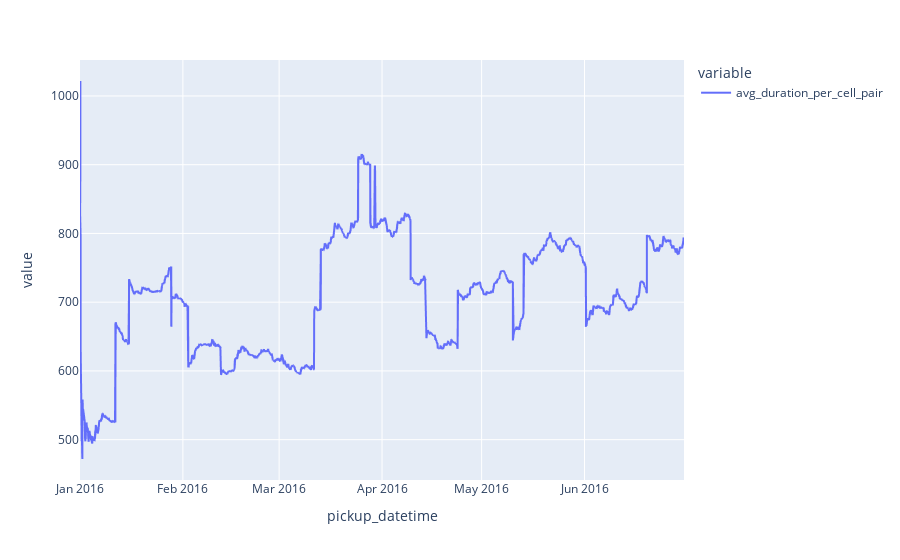

Source (notebook cell):
### Markdown cell above
One issue with averages is that they hide the magnitude of the denominator. For instance, if we have a single trip in a cell pair that lasted 10 hours, the average duration will be 10 hours, even if all other trips lasted 10 minutes on average. This is a problem because we want to predict the duration of each trip, not the average duration of all trips.

Even if we take a popular cell pair, the average duration will be biased by the number of trips at first:

### Code cell
(
    dataset.query('pickup_cell_id == "3-11" and dropoff_cell_id == "2-10"')
    [['pickup_datetime', 'trip_duration', 'avg_duration_per_cell_pair']]
    .plot(x='pickup_datetime', y=['avg_duration_per_cell_pair'])
)

### Figure 1 — Plotly figure (JSON) as saved in the notebook; plotly's stock layout.template omitted (floating-point values rounded to 4 significant figures; data arrays with more than 128 entries replaced by an {"elided": "..."} marker saying what was removed)
{"data": [{"hovertemplate": "variable=avg_duration_per_cell_pair<br>pickup_datetime=%{x}<br>value=%{y}<extra></extra>", "legendgroup": "avg_duration_per_cell_pair", "line": {"color": "#636efa", "dash": "solid"}, "marker": {"symbol": "circle"}, "mode": "lines", "name": "avg_duration_per_cell_pair", "showlegend": true, "type": "scattergl", "x": {"elided": "11054 str values"}, "xaxis": "x", "y": {"elided": "11054 float values"}, "yaxis": "y"}], "layout": {"legend": {"title": {"text": "variable"}, "tracegroupgap": 0}, "margin": {"t": 60}, "xaxis": {"anchor": "y", "domain": [0, 1], "title": {"text": "pickup_datetime"}}, "yaxis": {"anchor": "x", "domain": [0, 1], "title": {"text": "value"}}}}
